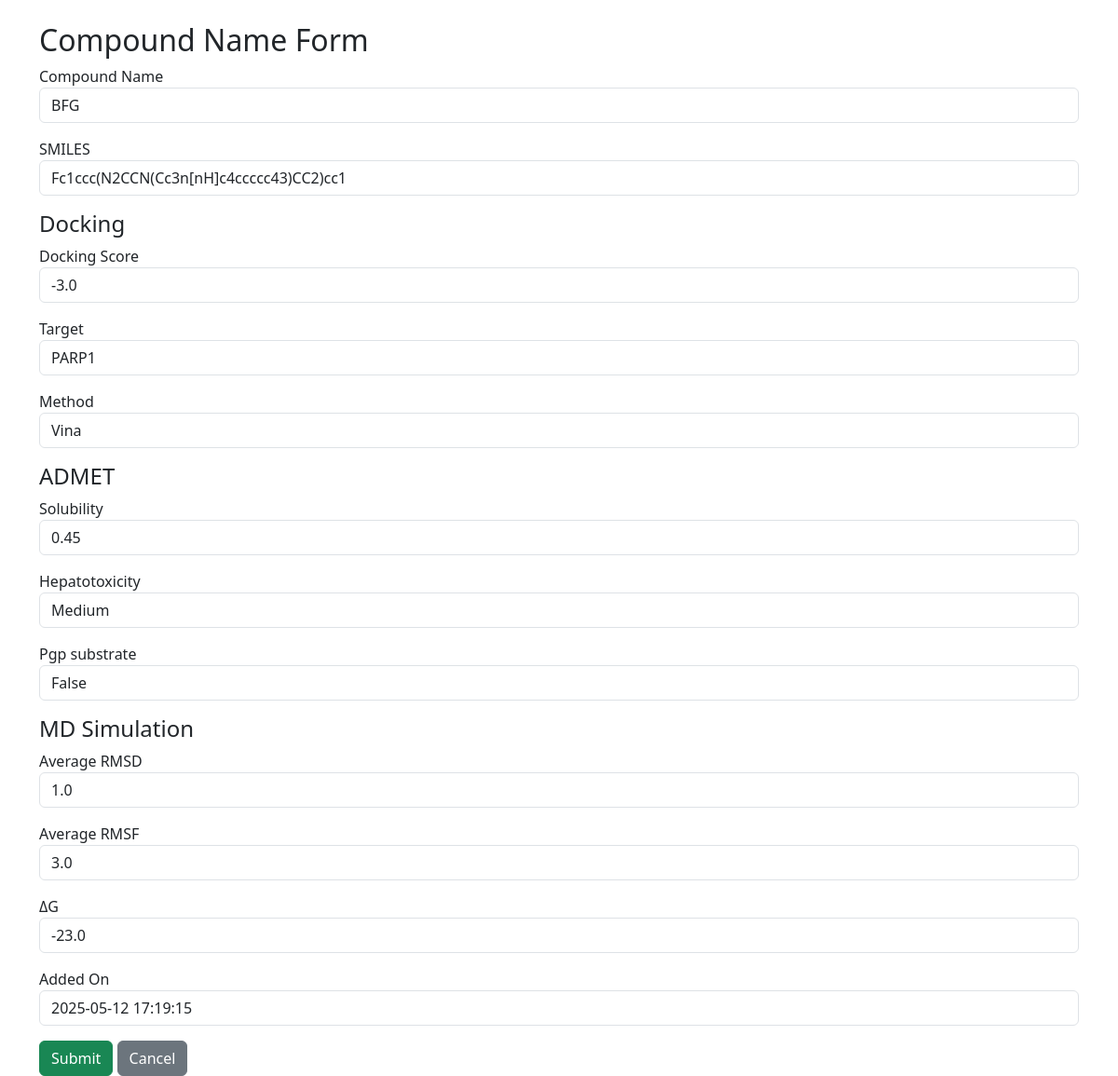
Page /edit/2 on the committed database.
### models.py (models this page shows)
class Compound(db.Model):
    id = db.Column(db.Integer, primary_key=True)
    name = db.Column(db.String(100), nullable=False)
    smiles = db.Column(db.String(255), nullable=False)
    added_on = db.Column(db.DateTime, default=datetime.utcnow)
    docking_scores = db.relationship('Docking', backref='compound', cascade="all, delete-orphan")
    admet_properties = db.relationship('ADMET', backref='compound', cascade="all, delete-orphan")
    md_results = db.relationship('MDSimulation', backref='compound', cascade="all, delete-orphan")

class Docking(db.Model):
    id = db.Column(db.Integer, primary_key=True) # A foreign key for the connection, required
    compound_id = db.Column(db.Integer, db.ForeignKey('compound.id'), nullable=False)
    score = db.Column(db.Float)
    target = db.Column(db.String(100))
    method = db.Column(db.String(50))

class ADMET(db.Model):
    id = db.Column(db.Integer, primary_key=True)
    compound_id = db.Column(db.Integer, db.ForeignKey('compound.id'), nullable=False)
    solubility = db.Column(db.String(50))
    hepatotoxicity = db.Column(db.String(50))
    bioavailability = db.Column(db.String(50))

class MDSimulation(db.Model):
    id = db.Column(db.Integer, primary_key=True)
    compound_id = db.Column(db.Integer, db.ForeignKey('compound.id'), nullable=False)
    avg_rmsd = db.Column(db.Float)
    avg_rmsf = db.Column(db.Float)
    interactions = db.Column(db.Float)

### app.py (the view, shortened to what this page needs)
@app.route('/edit/<int:id>', methods=['GET', 'POST'])
def edit_compound(id):
    compound = Compound.query.get_or_404(id)
    docking = compound.docking_scores[0] if compound.docking_scores else Docking(compound_id=id)
    admet = compound.admet_properties[0] if compound.admet_properties else ADMET(compound_id=id)
    md = compound.md_results[0] if compound.md_results else MDSimulation(compound_id=id)
    c_form = CompoundForm(obj=compound)
    d_form = DockingForm(obj=docking)
    a_form = ADMETForm(obj=admet)
    md_form = MDSimulationForm(obj=md)
    compound = None
    return render_template('compound_form.html', c_form=c_form, d_form=d_form, a_form=a_form, md_form=md_form, compound=compound)

### forms.py
class CompoundForm(FlaskForm):
    name = StringField('Compound Name', validators=[DataRequired()])
    smiles = StringField('SMILES', validators=[DataRequired()])
    added_on = DateTimeField('Added On', default=datetime.utcnow)
    submit = SubmitField('Save Compound')

class DockingForm(FlaskForm):
    score = FloatField('Docking Score')
    target = StringField('Target')
    method = StringField('Method')
    submit = SubmitField('Save Docking')

### templates/compound_form.html (shortened to what this page needs)
<!doctype html>
<html lang="en">
<head>
    <link href="https://cdn.jsdelivr.net/npm/bootstrap@5.3.0/dist/css/bootstrap.min.css" rel="stylesheet">
</head>
<body class="container mt-4">
    <h2>{{ c_form.name.label.text }} Form</h2>
    <form method="POST">
        <div class="mb-3">
            {{ c_form.name.label }} {{ c_form.name(class_="form-control") }}
        </div>
        <div class="mb-3">
            {{ c_form.smiles.label }} {{ c_form.smiles(class_="form-control") }}
        </div>
        <h4>Docking</h4>
        <div class="mb-3">
            {{ d_form.score.label }} {{ d_form.score(class_="form-control") }}
        </div>
        <div class="mb-3">
            {{ d_form.target.label }} {{ d_form.target(class_="form-control") }}
        </div>
        <div class="mb-3">
            {{ d_form.method.label }} {{ d_form.method(class_="form-control") }}
        </div>
        <h4>ADMET</h4>
        <div class="mb-3">
            {{ a_form.solubility.label }} {{ a_form.solubility(class_="form-control") }}
        </div>
        <div class="mb-3">
            {{ a_form.hepatotoxicity.label }} {{ a_form.hepatotoxicity(class_="form-control") }}
        </div>
        <div class="mb-3">
            {{ a_form.bioavailability.label }} {{ a_form.bioavailability(class_="form-control") }}
        </div>
        <h4>MD Simulation</h4>
        <div class="mb-3">
            {{ md_form.avg_rmsd.label }} {{ md_form.avg_rmsd(class_="form-control") }}
        </div>
        <div class="mb-3">
            {{ md_form.avg_rmsf.label }} {{ md_form.avg_rmsf(class_="form-control") }}
        </div>
        <div class="mb-3">
            {{ md_form.interactions.label }} {{ md_form.interactions(class_="form-control") }}
        </div>
        <div class="mb-3">
            {{ c_form.added_on.label }} {{ c_form.added_on(class_="form-control") }}
        </div>
        <button type="submit" class="btn btn-success">Submit</button>
        <a href="{{ url_for('index') }}" class="btn btn-secondary">Cancel</a>
    </form>
</body>
</html>

### rows in the picture
Compound: name "BFG", smiles "Fc1ccc(N2CCN(Cc3n[nH]c4ccccc43)CC2)cc1", added_on "2025-05-12 17:19:15"
Docking: score "-3.0", target "PARP1", method "Vina"
ADMET: solubility "0.45", hepatotoxicity "Medium", bioavailability "False"
MDSimulation: avg_rmsd "1.0", avg_rmsf "3.0", interactions "-23.0"

### other values in the picture
{{ c_form.name.label.text }} "Compound Name"
{{ c_form.name.label }} "Compound Name"
{{ c_form.smiles.label }} "SMILES"
{{ d_form.score.label }} "Docking Score"
{{ d_form.target.label }} "Target"
{{ d_form.method.label }} "Method"
{{ a_form.solubility.label }} "Solubility"
{{ a_form.hepatotoxicity.label }} "Hepatotoxicity"
{{ a_form.bioavailability.label }} "Pgp substrate"
{{ md_form.avg_rmsd.label }} "Average RMSD"
{{ md_form.avg_rmsf.label }} "Average RMSF"
{{ md_form.interactions.label }} "ΔG"
{{ c_form.added_on.label }} "Added On"
